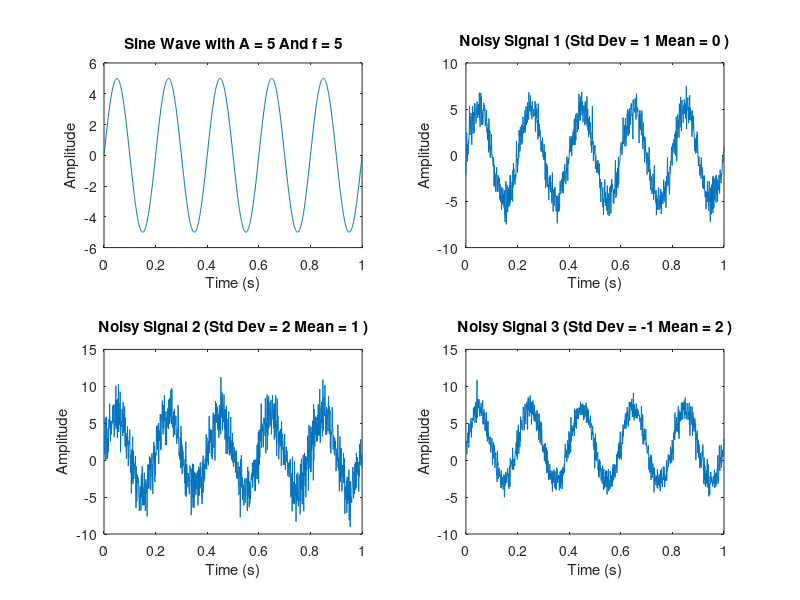
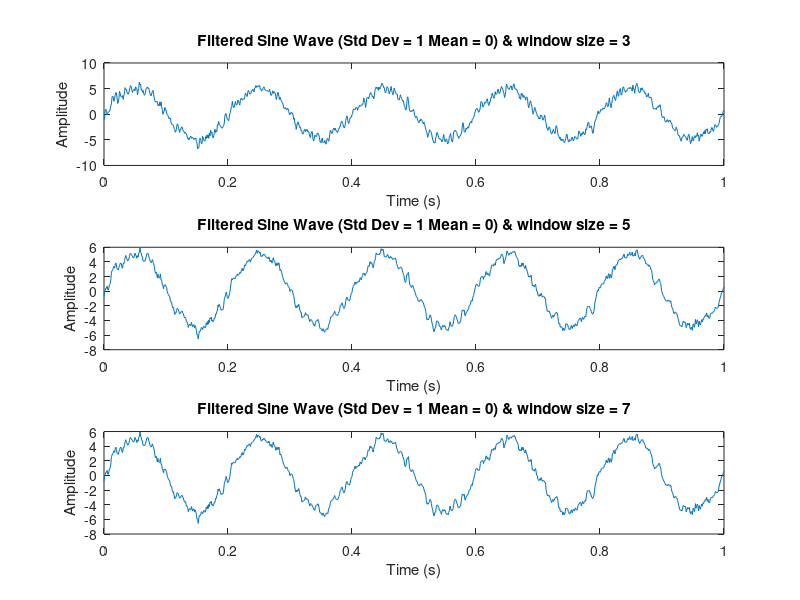
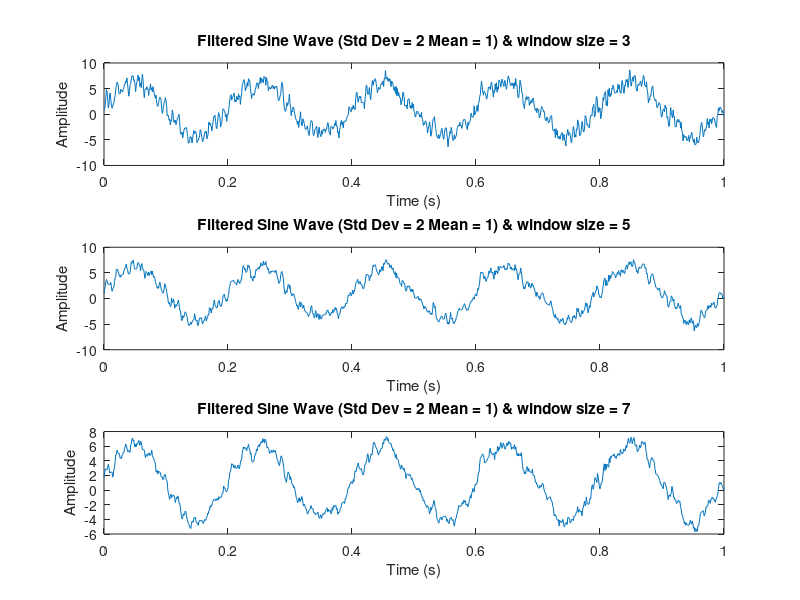
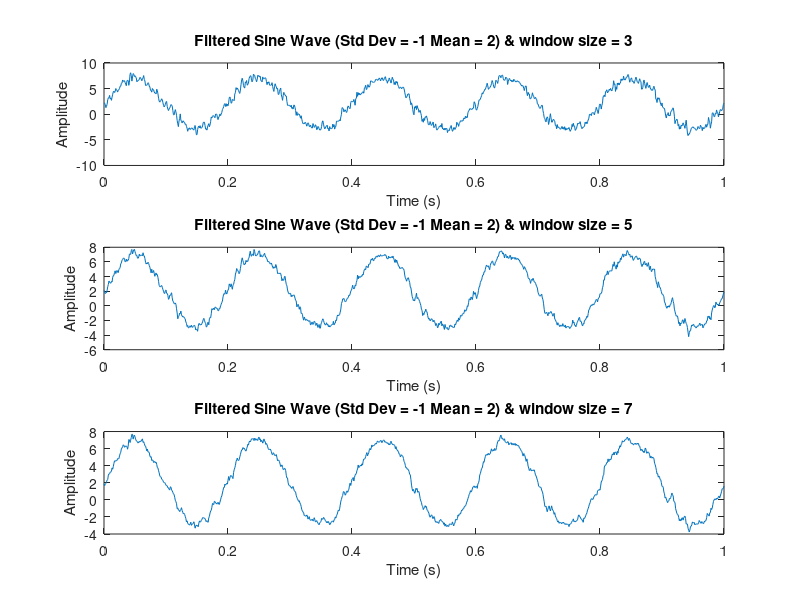

Source code (MATLAB) for these figures, in order:
fs = 1000;
t = 0:1/fs:1;
A = 5;
f=5;
x = A * sin(2*pi*f*t);

meanNoise1 = 0;
std_dev_noise1 = 1;

meanNoise2 = 1;
std_dev_noise2 = 2;

meanNoise3 = 2;
std_dev_noise3 = -1;

noise1 = meanNoise1 + std_dev_noise1 * randn(size(t));
noise2 = meanNoise2 + std_dev_noise2 * randn(size(t));
noise3 = meanNoise3 + std_dev_noise3 * randn(size(t));

noisySig1 = x + noise1;
noisySig2 = x + noise2;
noisySig3 = x + noise3;

% Create plots for the clean and noisy signals
figure;

% Plot the clean sine wave
subplot(2,2,1);
plot(t, x);
title(['Sine Wave with A = ' num2str(A) ' And f = ' num2str(f)]);
xlabel('Time (s)');
ylabel('Amplitude');

% Plot the noisy signals with different standard deviations

subplot(2,2,2);
plot(t, noisySig1);
title(['Noisy Signal 1 (Std Dev = ' num2str(std_dev_noise1), ' Mean = ' num2str(meanNoise1) ' )']);
xlabel('Time (s)');
ylabel('Amplitude');


subplot(2,2,3);
plot(t, noisySig2);
title(['Noisy Signal 2 (Std Dev = ' num2str(std_dev_noise2), ' Mean = ' num2str(meanNoise2) ' )']);
xlabel('Time (s)');
ylabel('Amplitude');

subplot(2,2,4);
plot(t, noisySig3);
title(['Noisy Signal 3 (Std Dev = ' num2str(std_dev_noise3), ' Mean = ' num2str(meanNoise3) ' )']);
xlabel('Time (s)');
ylabel('Amplitude');


%Filtering Process

window_size1 = 3;  % Size of the moving average window
window_size2 = 5;  % Size of the moving average window
window_size3 = 7;  % Size of the moving average window

% Filter the noisy signals using movmean
filteredSig1_1 = movmean(noisySig1, window_size1);
filteredSig1_2 = movmean(noisySig1, window_size2);
filteredSig1_3 = movmean(noisySig1, window_size3);


% Filter the noisy signals using movmean
filteredSig2_1 = movmean(noisySig2, window_size1);
filteredSig2_2 = movmean(noisySig2, window_size2);
filteredSig2_3 = movmean(noisySig2, window_size3);


% Filter the noisy signals using movmean
filteredSig3_1 = movmean(noisySig3, window_size1);
filteredSig3_2 = movmean(noisySig3, window_size2);
filteredSig3_3 = movmean(noisySig3, window_size3);

% Create plots for the filtered signals
figure;

subplot(3,1,1);
plot(t, filteredSig1_1);
title(['Filtered Sine Wave (Std Dev = ' num2str(std_dev_noise1), ' Mean = ' num2str(meanNoise1) ') & window size = ' num2str(window_size1)]);
xlabel('Time (s)');
ylabel('Amplitude');

subplot(3,1,2);
plot(t, filteredSig1_2);
title(['Filtered Sine Wave (Std Dev = ' num2str(std_dev_noise1), ' Mean = ' num2str(meanNoise1) ') & window size = ' num2str(window_size2)]);
xlabel('Time (s)');
ylabel('Amplitude');

subplot(3,1,3);
plot(t, filteredSig1_2);
title(['Filtered Sine Wave (Std Dev = ' num2str(std_dev_noise1), ' Mean = ' num2str(meanNoise1) ') & window size = ' num2str(window_size3)]);
xlabel('Time (s)');
ylabel('Amplitude');


% Create plots for the filtered signals
figure;

subplot(3,1,1);
plot(t, filteredSig2_1);
title(['Filtered Sine Wave (Std Dev = ' num2str(std_dev_noise2), ' Mean = ' num2str(meanNoise2) ') & window size = ' num2str(window_size1)]);
xlabel('Time (s)');
ylabel('Amplitude');

subplot(3,1,2);
plot(t, filteredSig2_2);
title(['Filtered Sine Wave (Std Dev = ' num2str(std_dev_noise2), ' Mean = ' num2str(meanNoise2) ') & window size = ' num2str(window_size2)]);
xlabel('Time (s)');
ylabel('Amplitude');

subplot(3,1,3);
plot(t, filteredSig2_3);
title(['Filtered Sine Wave (Std Dev = ' num2str(std_dev_noise2), ' Mean = ' num2str(meanNoise2) ') & window size = ' num2str(window_size3)]);
xlabel('Time (s)');
ylabel('Amplitude');


% Create plots for the filtered signals
figure;

subplot(3,1,1);
plot(t, filteredSig3_1);
title(['Filtered Sine Wave (Std Dev = ' num2str(std_dev_noise3), ' Mean = ' num2str(meanNoise3) ') & window size = ' num2str(window_size1)]);
xlabel('Time (s)');
ylabel('Amplitude');

subplot(3,1,2);
plot(t, filteredSig3_2);
title(['Filtered Sine Wave (Std Dev = ' num2str(std_dev_noise3), ' Mean = ' num2str(meanNoise3) ') & window size = ' num2str(window_size2)]);
xlabel('Time (s)');
ylabel('Amplitude');

subplot(3,1,3);
plot(t, filteredSig3_3);
title(['Filtered Sine Wave (Std Dev = ' num2str(std_dev_noise3), ' Mean = ' num2str(meanNoise3) ') & window size = ' num2str(window_size3)]);
xlabel('Time (s)');
ylabel('Amplitude');

